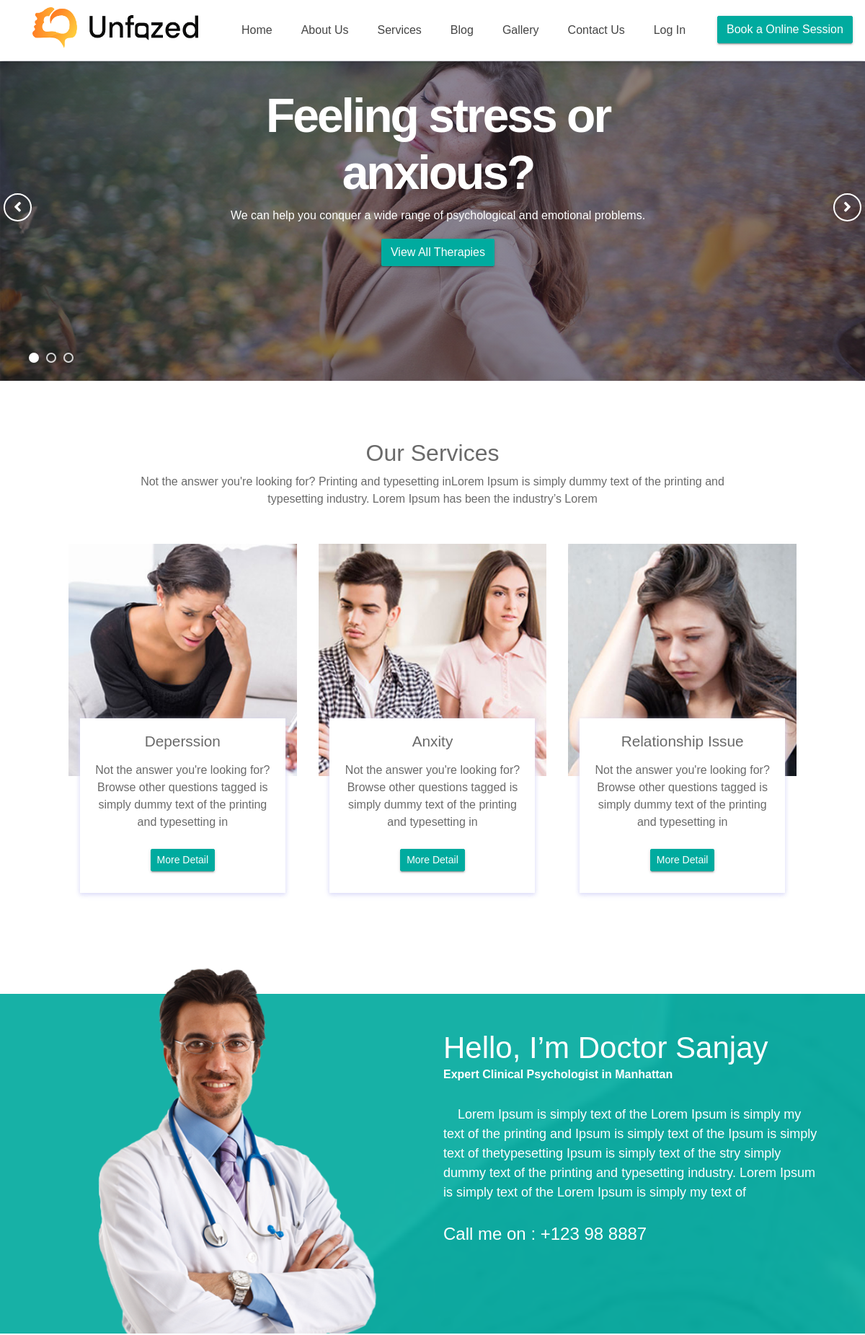
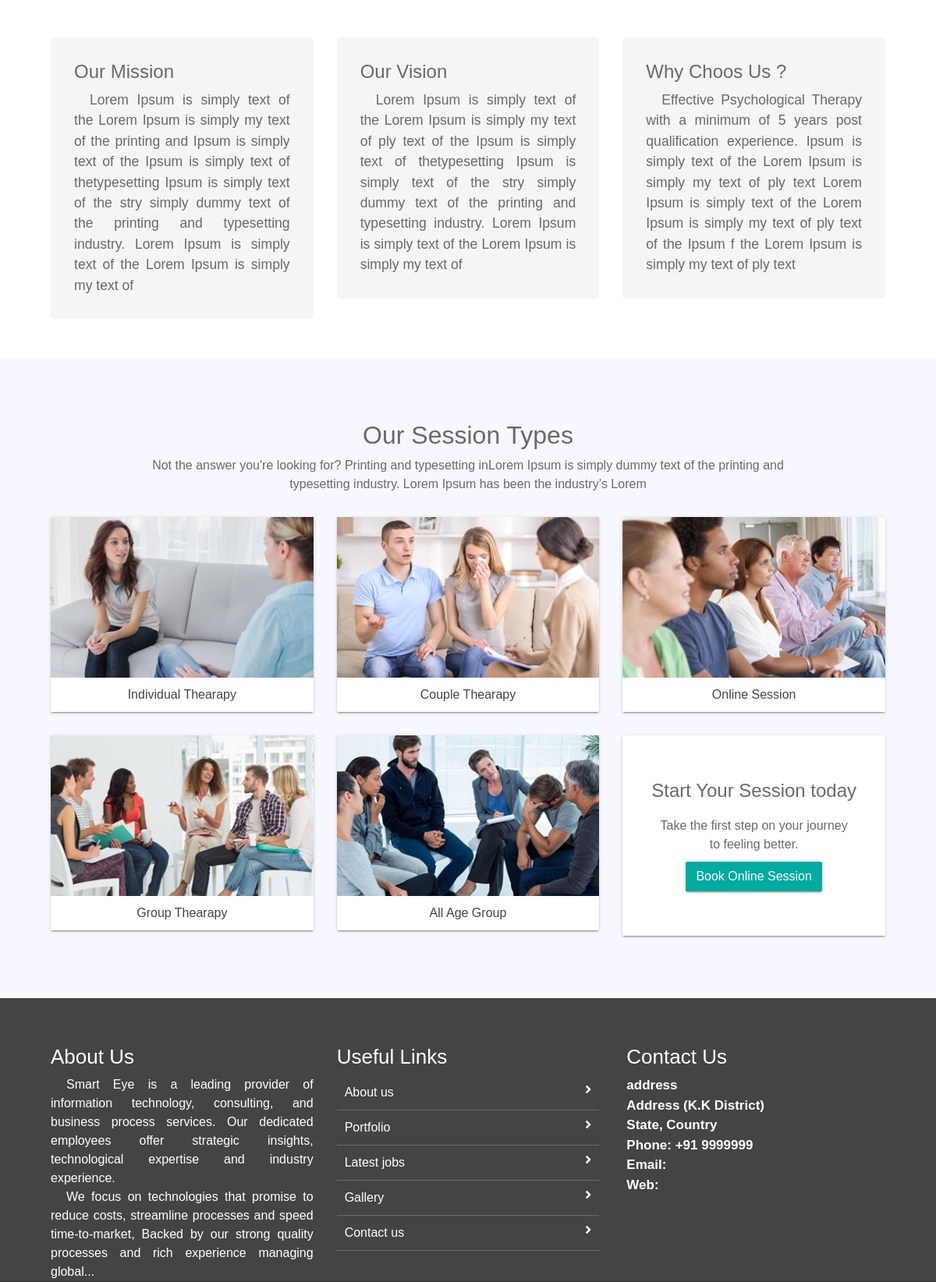
The page / (upper part) on the database its author committed (2 pictures, top to bottom).
### app1/models.py (models this page shows, shortened)
class Slider_banner(models.Model):
	name  = models.CharField(max_length=50)
	image = models.ImageField(upload_to='home/Slider_banner')
	title = models.CharField(max_length=40,null=True,blank=True)
	text = models.CharField(max_length=100,null=True,blank=True)
	button_url = models.CharField(max_length=25, null=True,blank=True)
	button_name = models.CharField(max_length=30,null=True,blank=True)

class Service(models.Model):
	desc = models.CharField(max_length=250)

class Services(models.Model):
	name = models.CharField(max_length=20, null=True,blank=True)
	content = models.CharField(max_length=200, null=True,blank=True)
	image = models.ImageField(upload_to='home/service')
	heading = models.CharField(max_length=40, null=True,blank=True)
	subcontent = models.CharField(max_length=200, null=True,blank=True)

class mission_vision(models.Model):
	name = models.CharField(max_length=20)
	mission = models.CharField(max_length=500,null=True,blank=True)
	vision = models.CharField(max_length=500, null=True,blank=True)
	why_choose_us = models.CharField(max_length=500,null=True,blank=True)

class Session_types(models.Model):
	name = models.CharField(max_length=50)
	image = models.ImageField(upload_to='home/Session_types')
	url = models.CharField(max_length=50, default='#')

### app1/views.py (the view)
# urls.py: path('',views.index,name='index'),
def index(request):
	Banner   = Slider_banner.objects.all()        # Fetching banner image from database
	services = Services.objects.all()			  # Fetching banner image from database
	service  = Service.objects.all()              # Fetching banner image from database
	session  = Session_types.objects.all()        # Fetching session types  image and name from database
	mission_vision_whychooseus = mission_vision.objects.all()  # Fetching mission & vision image and content from database
	context = {
	'Banner'  :Banner,
	'service' :service,
	'services':services,
	'mvw'     : mission_vision_whychooseus,
	'session' : session,
	}
	return render(request,"index.html",context)

### app1/templates/index.html
{% extends 'base.html' %}
{% load static %}
{% block content %}
     <div class="slider">
        <div class="owl-carousel ">
            {% for i in Banner %}
            <div class="item">
                <div class="slider-img"><img src="{{i.image.url}}" alt=""></div>
                <div class="container">
                    <div class="row">
                        <div class="col-lg-offset-2 col-lg-8 col-md-offset-2 col-md-8 col-sm-12 col-xs-12">
                            <div class="slider-captions">
                                <h1 class="slider-title">{{i.title}}</h1>
                                <p class="slider-text hidden-xs">{{i.text}}</p>
                                <a href="#" class="btn btn-success hidden-xs">{{i.button_name}}</a>
                            </div>
                        </div>
                    </div>
                </div>
            </div>
            {% endfor %}
        </div>
    </div>
    <section class="our-blog container-fluid">
        <div class="container">
        <div class="session-title row">
            <h2>Our Services</h2>
            {% for i in service %}
            <p>{{i.desc}}</p>
            {% endfor %}
        </div>
            <div class="col-sm-12 blog-cont">
                <div class="row no-margin">
                    {% for i in services %}
                    <div class="col-lg-4 col-md-6 blog-smk">
                        <div class="blog-single">
                                <img src="{{i.image.url}}" alt="">
                            <div class="blog-single-det">
                                <h6>{{i.heading}}</h6>
                                <p>{{i.subcontent}}</p>
                                <a href="blog_single.html">
                                    <button class="btn btn-success btn-sm">More Detail</button>
                                </a>
                            </div>
                        </div>
                    </div>
                    {% endfor %}
                </div>
            </div>
        </div>
    </section>
    <div class="doctor-message">
        <div class="inner-lay">
            <div class="container">
                <div class="row">
                    <div class="col-md-6 col-sm-12 doc-img">
                        <img  src="{% static 'assets/images/doctt.png' %}" alt="">
                    </div>
                    <div class="col-md-6 col-sm-12 doc-det">
                        <h2>Hello, I’m Doctor Sanjay</h2>
                        <span>Expert Clinical Psychologist in Manhattan</span>
                        <p>Lorem Ipsum is simply text of the Lorem Ipsum is simply my text of the printing and Ipsum is simply text of the Ipsum is simply text of thetypesetting Ipsum is simply text of the stry simply dummy text of the printing and typesetting industry. Lorem Ipsum is simply text of the Lorem Ipsum is simply my text of </p>
                        <h4>Call me on : +123 98 8887</h4>
                    </div>
                </div>
            </div>
        </div>
    </div>
    <div class="mosion-vision">
        <div class="container">
            <div class="row">
                <div class="col-lg-4 col-md-12">
                    <div class="single-dd">
                        <h4>Our Mission</h4>
                        {% for i in mvw %}
                        <p>{{i.mission}}</p>
                        {% endfor %}
                    </div>
                </div>
                <div class="col-lg-4 col-md-12">
                     <div class="single-dd">
                        <h4>Our Vision</h4>
                        {% for i in mvw %}
                        <p>{{i.vision}}</p>
                        {% endfor %}
                    </div>
                </div>
                <div class="col-lg-4 col-md-12">
                     <div class="single-dd">
                        <h4>Why Choos Us ?</h4>
                        {% for i in mvw %}
                        <p>{{i.why_choose_us}}</p>
                        {% endfor %}
                    </div>
                </div>
            </div>
        </div>
    </div>
    <section class="sesion-type">
        <div class="container">
             <div class="session-title row">
            <h2>Our Session Types</h2>
            <p>Not the answer you're looking for? Printing and typesetting inLorem Ipsum is simply dummy text of the printing and typesetting industry. Lorem Ipsum has been the industry’s Lorem</p>
        </div>
            <div class="row">
                {% for i in session %}
                <div class="col-md-4 col-sm-6">
                    <div class="single-sess">
                        <a href="{% url 'service' %}"><img src="{{i.image.url}}" alt=""></a>
                        <a href="{% url 'service' %}"><p>{{i.name}}</p></a>
                    </div>
                </div>
                {% endfor %}
                <div class="col-md-4 col-sm-6">
                    <div class="single-sess sess-ok">
                       <h4>Start Your Session today</h4>
                        <p>Take the first step on your journey to feeling better. </p>
                        <a href="{% url 'appointment' %}"><button class="btn btn-success">Book Online Session</button></a>
                    </div>
                </div>
            </div>
        </div>
    </section>
{% endblock %}

### app1/static/assets/css/style.css (style rules this page uses)
* { margin: 0px; padding: 0px; list-style: none; }
img { max-width: 100%; }
a { text-decoration: none; outline: none; color: #444; }
html, body p { margin-bottom: 0px; width: 100%; }
.no-margin { margin: 0px; }
::placeholder { color: #747f8a !important; font-size: 13px; opacity: .5 !important; }
.container-fluid { padding: 0px; }
h1, h2, h3, h4, h5, h6 { font-family: "mouse-500", Arial, Helvetica, sans-serif; }
body { background-color: #f7f7ff !important; font-family: "mouse-300", Arial, Helvetica, sans-serif; color: #6A6A6A; }
.session-title { padding: 30px; margin: 0px; }
.session-title h2 { width: 100%; text-align: center; }
.session-title p { max-width: 850px; text-align: center; float: none; margin: auto; }
.btn-success { background-color: #00ab9f; border-color: #00ab9f; }
.btn { box-shadow: 0 3px 1px -2px rgba(0, 0, 0, 0.2), 0 2px 2px 0 rgba(0, 0, 0, 0.14), 0 1px 5px 0 rgba(0, 0, 0, 0.12); border-radius: 2px; }
.slider { position: relative; padding-top: 85px; }
.slider-captions { position: absolute; bottom: 160px; text-align: center; }
.slider-title { font-size: 66px; font-weight: 600; color: #fff; letter-spacing: -3px; }
.slider-text { margin-bottom: 20px; color: #fff; }
.slider-img { background: -moz-linear-gradient(top, rgba(45, 32, 44, 0.5) 0%, rgba(45, 32, 44, 0.5) 100%); background: -webkit-linear-gradient(top, rgba(45, 32, 44, 0.5) 0%, rgba(45, 32, 44, 0.5) 100%); background: linear-gradient(to bottom, rgba(45, 32, 44, 0.5) 0%, rgba(45, 32, 44, 0.5) 100%); filter: progid:DXImageTransform.Microsoft.gradient(startColorstr='#cc1b2429', endColorstr='#cc1b2429', GradientType=0); position: relative; }
.slider-img img { position: relative; z-index: -1; }
.slider .col-lg-offset-2 { float: none; margin: auto; }
.our-blog { padding: 50px; background-color: #FFF; padding-bottom: 100px; }
.our-blog .blog-cont { float: none; margin: auto; }
.our-blog .blog-single { text-align: center; margin-top: 20px; margin-bottom: 40px; }
.our-blog .blog-single-det { margin: auto; padding: 20px; z-index: 99; box-shadow: 0 2px 6px 0 rgba(218, 218, 253, 0.65), 0 2px 6px 0 rgba(206, 206, 238, 0.54); width: 90%; position: relative; margin-top: -80px; background-color: #FFF; }
.our-blog .blog-single-det .btn { margin-top: 10px; margin-bottom: 10px; }
.our-blog .blog-single-det h6 { font-size: 1.3rem; }
.our-blog .blog-single-det p { margin-top: 15px; margin-bottom: 15px; font-size: 1rem; }
.doctor-message { background-image: url("../images/slider/slider-3.jpg"); background-attachment: fixed; background-size: cover; }
.doctor-message .inner-lay { background-color: rgba(0, 171, 159, 0.9); padding: 50px; padding-bottom: 0px; color: #FFF; }
.doctor-message .doc-img { text-align: center; }
.doctor-message .doc-img img { width: 400px; margin-top: -90px; }
.doctor-message .doc-det h2 { font-size: 42px; margin-bottom: 0px; }
.doctor-message .doc-det span { font-weight: 600; margin-top: -5px; }
.doctor-message .doc-det p { margin-top: 30px; font-size: 18px; text-indent: 20px; }
.doctor-message .doc-det h4 { margin-top: 30px; }
.mosion-vision { padding: 50px; background-color: #FFF; }
.mosion-vision .single-dd { background-color: #f6f4f6; padding: 30px; border-radius: 5px; }
.mosion-vision .single-dd p { font-size: 1.1rem; text-indent: 20px; text-align: justify; }
.sesion-type { padding: 50px; }
.sesion-type .single-sess { box-shadow: 0 3px 1px -2px rgba(0, 0, 0, 0.2), 0 2px 2px 0 rgba(0, 0, 0, 0.14), 0 1px 5px 0 rgba(0, 0, 0, 0.12); border-radius: 2px; background-color: #FFF; margin-bottom: 30px; }
.sesion-type .single-sess img { width: 100%; }
.sesion-type .single-sess p { padding: 10px; font-family: "mouse-500", Arial, Helvetica, sans-serif; border-radius: 5px; text-align: center; }
.sesion-type .sess-ok { padding: 57px 30px; text-align: center; }

### rows shown on the page
Slider_banner: image (picture), title "Feeling stress or anxious?", text "We can help you conquer a wide range of psychological and emotional problems.", button_name "View All Therapies"
Service: desc "Not the answer you're looking for? Printing and typesetting inLorem Ipsum is simply dummy text of the printing and typesetting industry. Lorem Ipsum has been the industry’s Lorem"
Services: image (picture), heading "Deperssion", subcontent "Not the answer you're looking for? Browse other questions tagged is simply dummy text of the printing and typesetting in"
Services: image (picture), heading "Anxity", subcontent "Not the answer you're looking for? Browse other questions tagged is simply dummy text of the printing and typesetting in"
Services: image (picture), heading "Relationship Issue", subcontent "Not the answer you're looking for? Browse other questions tagged is simply dummy text of the printing and typesetting in"
mission_vision: mission "Lorem Ipsum is simply text of the Lorem Ipsum is simply my text of the printing and Ipsum is simply text of the Ipsum is simply text of thetypesetting Ipsum is simply text of the stry simply dummy text of the printing and typesetting industry. Lorem Ipsum is simply text of the Lorem Ipsum is simply my text of", vision "Lorem Ipsum is simply text of the Lorem Ipsum is simply my text of ply text of the Ipsum is simply text of thetypesetting Ipsum is simply text of the stry simply dummy text of the printing and typesetting industry. Lorem Ipsum is simply text of the Lorem Ipsum is simply my text of", why_choose_us "Effective Psychological Therapy with a minimum of 5 years post qualification experience. Ipsum is simply text of the Lorem Ipsum is simply my text of ply text Lorem Ipsum is simply text of the Lorem Ipsum is simply my text of ply text of the Ipsum f the Lorem Ipsum is simply my text of ply text"
Session_types: image (picture), name "Individual Thearapy"
Session_types: image (picture), name "Couple Thearapy"
Session_types: image (picture), name "Online Session"
Session_types: image (picture), name "Group Thearapy"
Session_types: image (picture), name "All Age Group"
